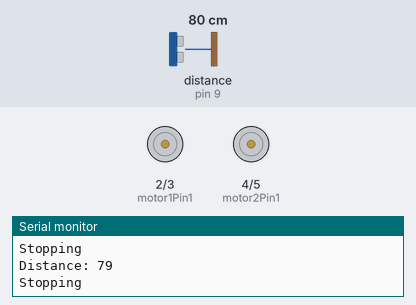
This sketch was run on a simulated Arduino Uno, built with avr-gcc and run on an emulated ATmega328P. On the bench: motor-driver pin pairs drawn as motors (green arrow = first pin HIGH = forward, orange = second pin HIGH = backward, longer = more drive), the last lines printed to the serial monitor. Wiring (inferred from the names in the program): ultrasonic range finder: trigger pin 8; echo pin 9. Inputs (shaded band) come from the test bench; at power-on: distance to the obstacle (sensor on pin 9) 80 cm. The echo pulse lasts 58.3 µs per cm.

Above: at 1.2 s.
1.3 s: distance to the obstacle (sensor on pin 9) set to 56 cm
2.8 s: distance to the obstacle (sensor on pin 9) set to 46 cm
At 3.4 s:
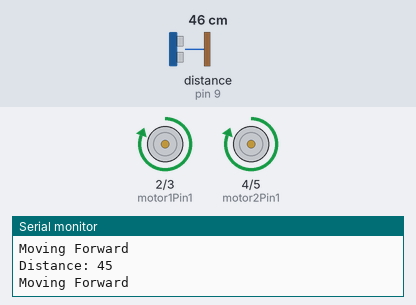
4.3 s: distance to the obstacle (sensor on pin 9) set to 24 cm
5.8 s: distance to the obstacle (sensor on pin 9) set to 19 cm
At 6.3 s:
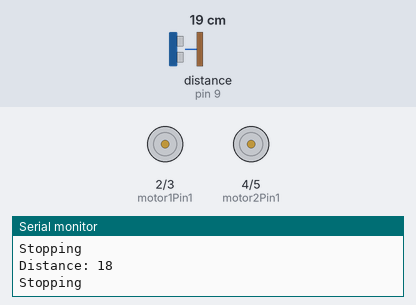
7.3 s: distance to the obstacle (sensor on pin 9) set to 12 cm
8.8 s: distance to the obstacle (sensor on pin 9) set to 9 cm
At 9.3 s:
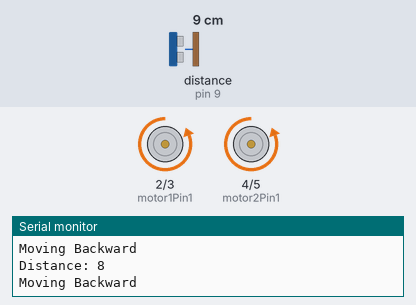
Timing chart, 0 to 11.3 s (numbered marks = the images above; inputs shaded):
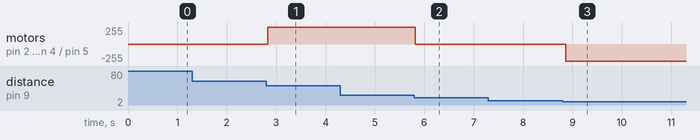

Measured:
- the behaviour switches between 52 and 51 cm on distance to the obstacle (sensor on pin 9) (found by bisection; images 0 and 1)
- the behaviour switches between 22 and 21 cm on distance to the obstacle (sensor on pin 9) (found by bisection; images 1 and 2)
- the behaviour switches between 11 and 10 cm on distance to the obstacle (sensor on pin 9) (found by bisection; images 2 and 3)
- after the input at 2.8 s, motor on pin 2 (motor1Pin1) / pin 3 (motor1Pin2), motor on pin 4 (motor2Pin1) / pin 5 (motor2Pin2): stopped → forward 255/255 at once
- after the input at 5.8 s, motor on pin 2 (motor1Pin1) / pin 3 (motor1Pin2), motor on pin 4 (motor2Pin1) / pin 5 (motor2Pin2): forward 255/255 → stopped at once
- after the input at 8.8 s, motor on pin 2 (motor1Pin1) / pin 3 (motor1Pin2), motor on pin 4 (motor2Pin1) / pin 5 (motor2Pin2): stopped → backward 255/255 after 0.07 s

The sketch:

Object_Follower_Robot.ino
```cpp
//@alokatekteack youtube channel subescrib now

#define trigPin 8
#define echoPin 9

#define motor1Pin1 2 // Left motor
#define motor1Pin2 3
#define motor2Pin1 4 // Right motor
#define motor2Pin2 5

long duration;
int distance;
int detectionThreshold = 50; // Maximum distance for object detection in cm
int desiredDistance = 15;    // Target distance from the object in cm

void setup() {
  pinMode(trigPin, OUTPUT);
  pinMode(echoPin, INPUT);
  pinMode(motor1Pin1, OUTPUT);
  pinMode(motor1Pin2, OUTPUT);
  pinMode(motor2Pin1, OUTPUT);
  pinMode(motor2Pin2, OUTPUT);
  Serial.begin(9600);
}

void loop() {
  // Measure distance
  digitalWrite(trigPin, LOW);
  delayMicroseconds(2);
  digitalWrite(trigPin, HIGH);
  delayMicroseconds(10);
  digitalWrite(trigPin, LOW);

  duration = pulseIn(echoPin, HIGH);
  distance = duration * 0.034 / 2;

  Serial.print("Distance: ");
  Serial.println(distance);

  if (distance > 0 && distance <= detectionThreshold) { // Object detected within range
    if (distance < desiredDistance - 5) {
      moveBackward(); // Too close, move backward
    } else if (distance > desiredDistance + 5) {
      moveForward(); // Too far, move forward
    } else {
      stopRobot(); // Within range, stop
    }
  } else {
    stopRobot(); // No object detected, stop
  }

  delay(100);
}

void moveForward() {
  digitalWrite(motor1Pin1, HIGH);
  digitalWrite(motor1Pin2, LOW);
  digitalWrite(motor2Pin1, HIGH);
  digitalWrite(motor2Pin2, LOW);
  Serial.println("Moving Forward");
}

void moveBackward() {
  digitalWrite(motor1Pin1, LOW);
  digitalWrite(motor1Pin2, HIGH);
  digitalWrite(motor2Pin1, LOW);
  digitalWrite(motor2Pin2, HIGH);
  Serial.println("Moving Backward");
}

void stopRobot() {
  digitalWrite(motor1Pin1, LOW);
  digitalWrite(motor1Pin2, LOW);
  digitalWrite(motor2Pin1, LOW);
  digitalWrite(motor2Pin2, LOW);
  Serial.println("Stopping");
}
```
